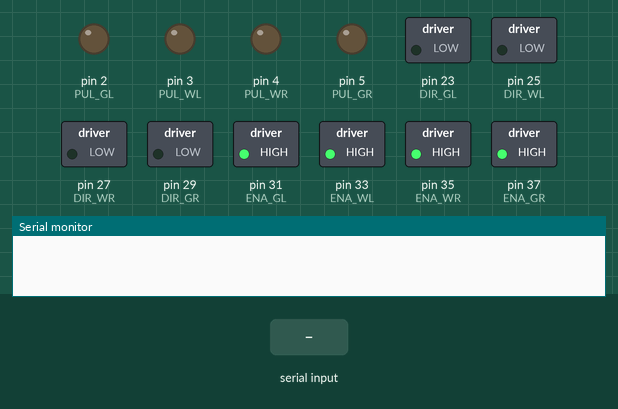
Recording of a sketch running on a simulated Arduino Mega 2560, built with avr-gcc and run on an emulated ATmega2560. Parts: switched loads named in the sketch (green lamp = pin HIGH), output pins drawn as LEDs (lit = HIGH), the last lines printed to the serial monitor. The test bench sets the inputs (shaded band).

Above: at 1.2 s.
1.3 s: "1" received over the second serial link
At 1.58 s:
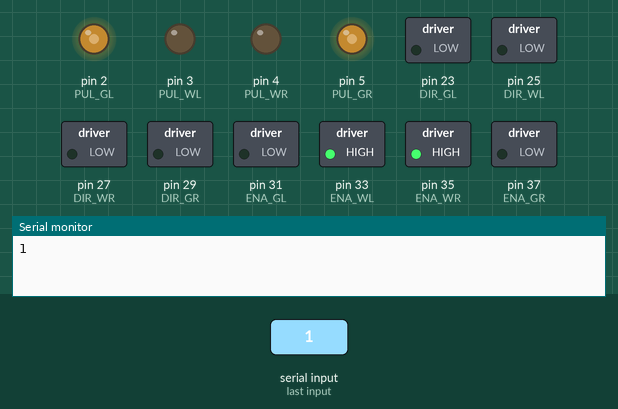
4.3 s: "2" received over the second serial link
At 4.58 s:
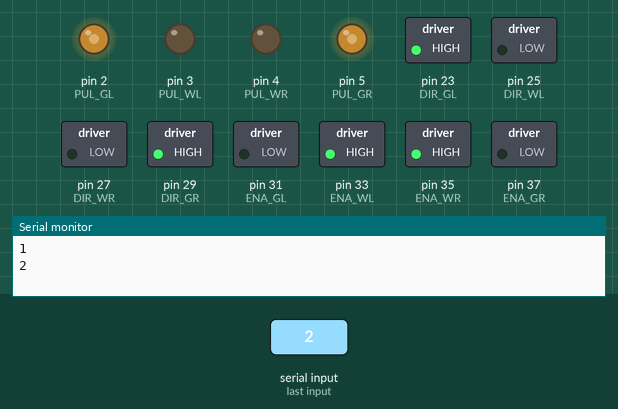
At 9.1 s:
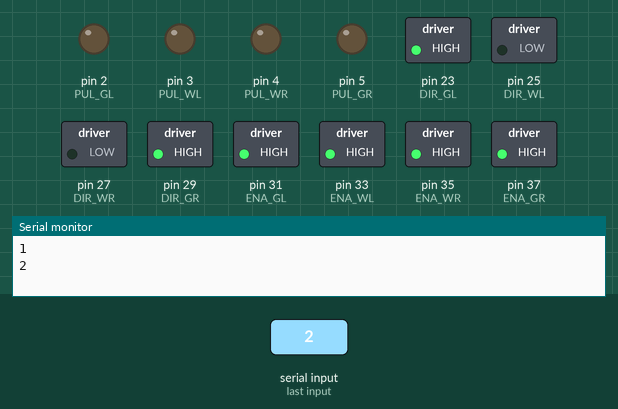
Timing chart, 0 to 10.6 s (numbered marks = the images above; inputs shaded):
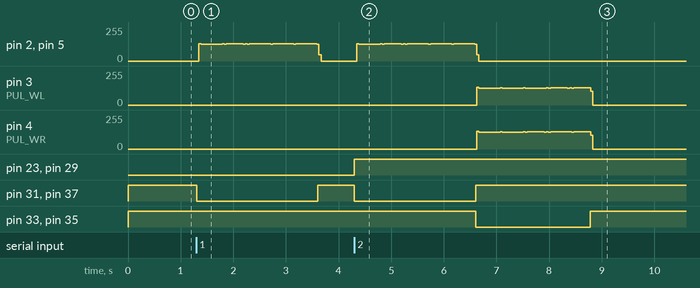

Measured:
- after the input at 1.3 s, pin 31 (ENA_GL), pin 37 (ENA_GR): HIGH → LOW at once, → HIGH 2.3 s later
- after the input at 4.3 s, pin 23 (DIR_GL), pin 29 (DIR_GR): LOW → HIGH at once; pin 31 (ENA_GL), pin 37 (ENA_GR): HIGH → LOW at once, → HIGH 2.3 s later; pin 33 (ENA_WL), pin 35 (ENA_WR): HIGH → LOW after 2.3 s, → HIGH 2.2 s later

The sketch:

FINAL_Insel_mitte_mit_Zigbee.ino
```cpp
//FINAL Mittlere INSEL mit Zigbee

//Motor Wasser links
#define DIR_WL 25
#define PUL_WL 3  //PWM
#define ENA_WL 33

//Motor Wasser rechts
#define DIR_WR 27
#define PUL_WR 4  //PWM
#define ENA_WR 35

//Motor Gras links
#define DIR_GL 23
#define PUL_GL 2  //PWM
#define ENA_GL 31

//Motor Gras rechts
#define DIR_GR 29
#define PUL_GR 5  //PWM
#define ENA_GR 37

void setup() {

  //Serielle Kommunikation
  Serial.begin(9600);
  Serial1.begin(9600);

  //Motoren
  pinMode(DIR_WL, OUTPUT);
  pinMode(PUL_WL, OUTPUT);
  pinMode(ENA_WL, OUTPUT);

  pinMode(DIR_GL, OUTPUT);
  pinMode(PUL_GL, OUTPUT);
  pinMode(ENA_GL, OUTPUT);

  pinMode(DIR_WR, OUTPUT);
  pinMode(PUL_WR, OUTPUT);
  pinMode(ENA_WR, OUTPUT);

  pinMode(DIR_GR, OUTPUT);
  pinMode(PUL_GR, OUTPUT);
  pinMode(ENA_GR, OUTPUT);

  //Motoren aktivieren
  digitalWrite(ENA_WL, HIGH);
  digitalWrite(ENA_WR, HIGH);
  digitalWrite(ENA_GL, HIGH);
  digitalWrite(ENA_GR, HIGH);
}

void loop() {

  // ------------- Szene 1 -------------
  ZigbeeAbfragen("1");
  Serial.println(1);

  Grasauf();

  // ------------- Szene 2 -------------
  ZigbeeAbfragen("2");
  Serial.println(2);

  Grasab();
  Wasserauf();

  // ------------- Szene 3 -------------
  ZigbeeAbfragen("3");
  Serial.println(3);

  // ------------- Szene 4 -------------
  ZigbeeAbfragen("4");
  Serial.println(4);

  Wasserab();
  Grasauf();

  // ------------- RESET -------------
  ZigbeeAbfragen("5");
  Serial.println(5);


  Grasab();
}

void Wasserauf() {

  // Motoren aktivieren
  digitalWrite(ENA_WL, LOW);
  digitalWrite(ENA_WR, LOW);

  // Motor links Richtung einstellen
  digitalWrite(DIR_WL, LOW);
  // Motoren rechts Richtung einstellen
  digitalWrite(DIR_WR, LOW);

  // 900 Steps
  for (int i = 0; i <= 900; i++) {
    digitalWrite(PUL_WL, HIGH);
    digitalWrite(PUL_WR, HIGH);
    delayMicroseconds(1200);
    digitalWrite(PUL_WL, LOW);
    digitalWrite(PUL_WR, LOW);
    delayMicroseconds(1200);
  }

  //Motoren deaktivieren
  digitalWrite(ENA_WL, HIGH);
  digitalWrite(ENA_WR, HIGH);
}

void Wasserab() {
  // Motoren aktivieren
  digitalWrite(ENA_WL, LOW);
  digitalWrite(ENA_WR, LOW);

  // Motoren links Richtung einstellen
  digitalWrite(DIR_WL, HIGH);

  // Motoren rechts Richtung einstellen
  digitalWrite(DIR_WR, HIGH);

  // 900 Steps
  for (int i = 0; i <= 900; i++) {
    digitalWrite(PUL_WL, HIGH);
    digitalWrite(PUL_WR, HIGH);
    delayMicroseconds(1200);
    digitalWrite(PUL_WL, LOW);
    digitalWrite(PUL_WR, LOW);
    delayMicroseconds(1200);
  }

  digitalWrite(ENA_WL, HIGH);
  digitalWrite(ENA_WR, HIGH);
}

void Grasauf() {
   // Motoren aktivieren
  digitalWrite(ENA_GL, LOW);
  digitalWrite(ENA_GR, LOW);

  // Motoren links Richtung einstellen
  digitalWrite(DIR_GL, LOW);

  // Motoren rechts Richtung einstellen
  digitalWrite(DIR_GR, LOW);

  // 950 Steps
  for (int i = 0; i <= 950; i++) {
    digitalWrite(PUL_GL, HIGH);
    digitalWrite(PUL_GR, HIGH);
    delayMicroseconds(1200);
    digitalWrite(PUL_GL, LOW);
    digitalWrite(PUL_GR, LOW);
    delayMicroseconds(1200);
  }

  digitalWrite(ENA_GL, HIGH);
  digitalWrite(ENA_GR, HIGH);
}

void Grasab() {
   // Motoren aktivieren
  digitalWrite(ENA_GL, LOW);
  digitalWrite(ENA_GR, LOW);

  // Motor links Richtung einstellen
  digitalWrite(DIR_GL, HIGH);

  // Motor rechts Richtung einstellen
  digitalWrite(DIR_GR, HIGH);

  // 950 Steps
  for (int i = 0; i <= 950; i++) {
    digitalWrite(PUL_GL, HIGH);
    digitalWrite(PUL_GR, HIGH);
    delayMicroseconds(1200);
    digitalWrite(PUL_GL, LOW);
    digitalWrite(PUL_GR, LOW);
    delayMicroseconds(1200);
  }

  digitalWrite(ENA_GL, HIGH);
  digitalWrite(ENA_GR, HIGH);
}

// Auf eine Zahl von ZigBee warten
void ZigbeeAbfragen(String Zahl) {
  while (1) {
    String readString;
    String Daten;
    while (Serial1.available()) {
      delay(1);
      if (Serial1.available() > 0) {
        char c = Serial1.read();
        if (isControl(c)) {
          break;
        }
        readString += c;
      }
    }
    Daten = readString;

    // Falls die Zahl empfangen wird wird Schleife verlassen
    if (Daten == Zahl) {
      break;
    }
  }
}
```
